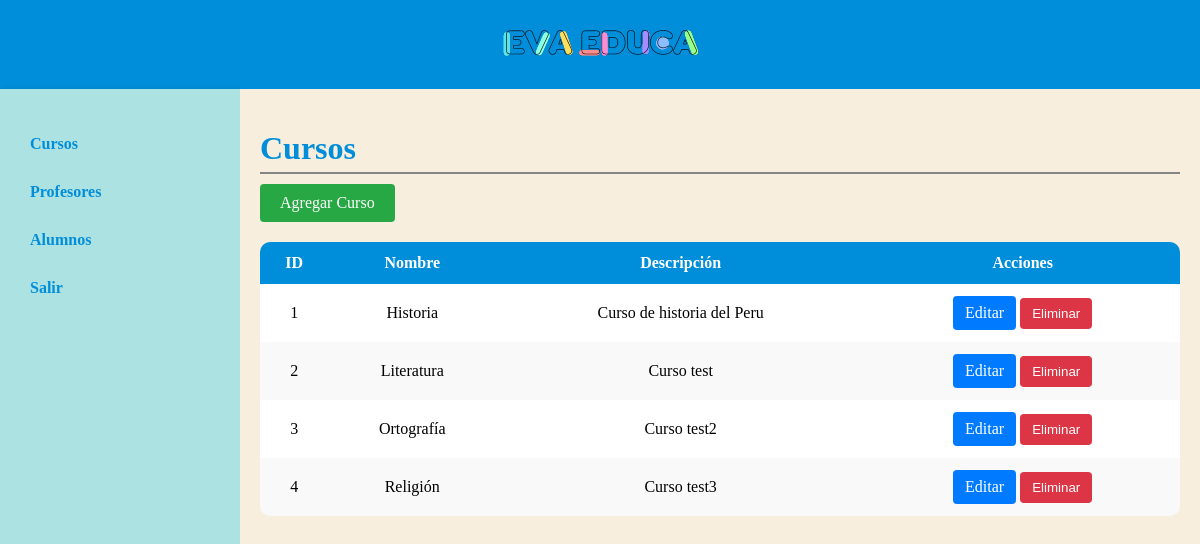
/administrador/cursos/ (signed in), run on the app's committed database.
### administrador/models.py (models this page shows)
class curso(models.Model):
    nombre = models.CharField(max_length=100)
    descripcion = models.TextField()
    id_profesor = models.ForeignKey(profesor, on_delete=models.CASCADE)
    id_inst_ed = models.ForeignKey(institucion, on_delete=models.CASCADE)

### administrador/decorators.py (the view)
    def wrapper(request, *args, **kwargs):
        if 'administrador_id' not in request.session:
            return redirect('login')
        return view_func(request, *args, **kwargs)

### administrador/views.py (called while the page is built)
@login_required
def curso_list(request):
    cursos = curso.objects.all()
    return render(request, 'curso_list.html', {'cursos': cursos})

### profesor/context_processors.py (called while the page is built)
def profesor_context(request):
    profesor_id = request.session.get('profesor_id')
    if profesor_id:
        profesor_obj = profesor.objects.get(id=profesor_id)
        return {'profesor_logueado': profesor_obj}
    return {}

### administrador/templates/curso_list.html (shortened to what this page needs)
{% extends 'layouts/base.html' %}
{% block content %}
    <h1 class="titulo-cursos">Cursos</h1>
    <a href="{% url 'curso_create' %}" class="btn btn-success">Agregar Curso</a>
    <table class="table">
        <thead>
            <tr>
                <th>ID</th>
                <th>Nombre</th>
                <th>Descripción</th>
                <th>Acciones</th>
            </tr>
        </thead>
        <tbody>
            {% for curso in cursos %}
                <tr>
                    <td>{{ curso.id }}</td>
                    <td>{{ curso.nombre }}</td>
                    <td>{{ curso.descripcion }}</td>
                    <td>
                        <a href="{% url 'curso_update' curso.pk %}" class="btn btn-primary">Editar</a>
                        <form action="{% url 'curso_delete' curso.pk %}" method="POST" style="display:inline;">
                            <button type="submit" class="btn btn-primary btn-danger" onclick="return confirm('¿Estás seguro de que deseas eliminar este curso?');">Eliminar</button>
                        </form>
                    </td>
                </tr>
            {% empty %}
                <tr>
                    <td colspan="4">No hay cursos disponibles.</td>
                </tr>
            {% endfor %}
        </tbody>
    </table>
{% endblock %}

### administrador/static/styles/principal.css (style rules this page uses)
body, html { margin: 0; padding: 0; height: 100%; }
.btn-success { background-color: #28a745; }

### administrador/static/styles/principal_cursos.css (style rules this page uses)
.btn { text-decoration: none; color: #fff; padding: 8px 12px; border-radius: 4px; display: inline-block; border: none; cursor: pointer; }
.btn-primary { background-color: #007bff; }
.btn-danger { background-color: #dc3545; }
.table { width: 100%; border-spacing: 0; margin-top: 20px; border-collapse: separate; border-radius: 10px; overflow: hidden; }
.table th, .table td { border: none; padding: 12px 8px; text-align: center; vertical-align: middle; }
.table th { background-color: #008EDA; color: #FFFFFF; font-weight: bold; }
.table tbody tr { background-color: #fff; }
.table tbody tr:nth-child(even) { background-color: #f9f9f9; }
.table td a, .table td button { text-decoration: none; color: #fff; padding: 8px 12px; border-radius: 4px; display: inline-block; border: none; cursor: pointer; }
.table td a.btn-primary, .table td button.btn-primary { background-color: #007bff; }
.table td a.btn-danger, .table td button.btn-danger { background-color: #dc3545; }
.titulo-cursos { color: #008EDA; border-bottom: 2px solid #868585; padding-bottom: 5px; margin-bottom: 10px; }

### administrador/static/styles/forms.css (style rules this page uses)
.btn-success { background-color: #28a745; color: #fff; padding: 10px 20px; border: none; border-radius: 4px; cursor: pointer; text-decoration: none; }

### data on the page
curso: id "1", nombre "Historia", descripcion "Curso de historia del Peru"
curso: id "2", nombre "Literatura", descripcion "Curso test"
curso: id "3", nombre "Ortografía", descripcion "Curso test2"
curso: id "4", nombre "Religión", descripcion "Curso test3"
